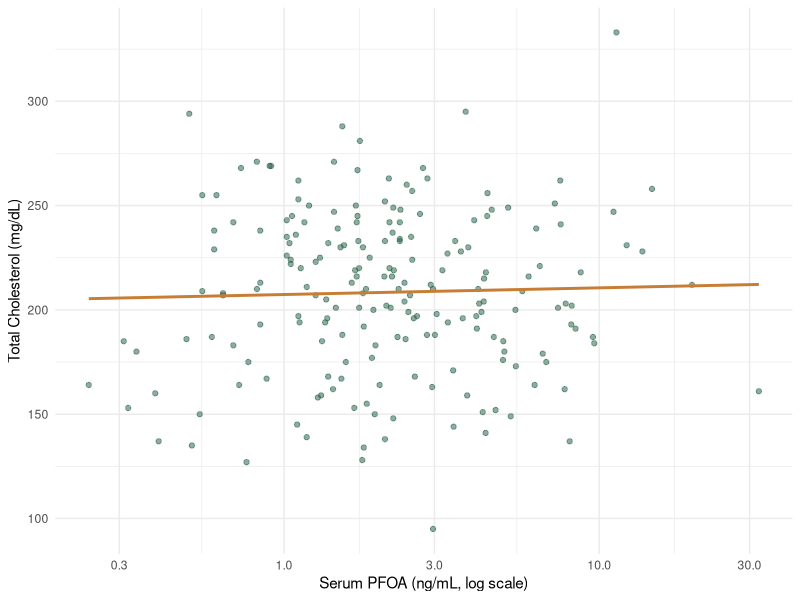

This figure's R source:
## ---- chunk 1
#| label: setup
#| message: false
#| warning: false
#| include: false

library(tidyverse)
library(knitr)
library(kableExtra)

# Workshop dataset
set.seed(42)
n <- 200
biomarker_data <- data.frame(
  participant_id = 1:n,
  age = round(rnorm(n, 48, 14)),
  sex = sample(c("Female", "Male"), n, replace = TRUE, prob = c(0.55, 0.45)),
  pfoa_serum = round(rlnorm(n, meanlog = 0.8, sdlog = 0.9), 2),
  cholesterol = round(rnorm(n, 210, 38)),
  site = sample(c("Research Triangle Park", "Durham", "Chapel Hill"),
                n, replace = TRUE)
)
## ---- chunk 2
#| label: fig-pfoa-cholesterol
#| fig-cap: "Serum PFOA and total cholesterol are positively associated."
#| message: false
#| warning: false

ggplot(biomarker_data, aes(x = pfoa_serum, y = cholesterol)) +
  geom_point(alpha = 0.5, color = "#205C40") +
  geom_smooth(method = "lm", color = "#C77D34", se = FALSE) +
  scale_x_log10() +
  labs(x = "Serum PFOA (ng/mL, log scale)",
       y = "Total Cholesterol (mg/dL)") +
  theme_minimal()
## ---- chunk 3
#| label: tbl-summary-by-sex
#| tbl-cap: "Biomarker summary by sex."

biomarker_data |>
  group_by(sex) |>
  summarise(
    N = n(),
    `Mean Age` = round(mean(age), 1),
    `Mean PFOA (ng/mL)` = round(mean(pfoa_serum), 2),
    `Mean Cholesterol (mg/dL)` = round(mean(cholesterol), 1)
  ) |>
  kable() |>
  kable_styling(bootstrap_options = c("striped"), full_width = FALSE)
